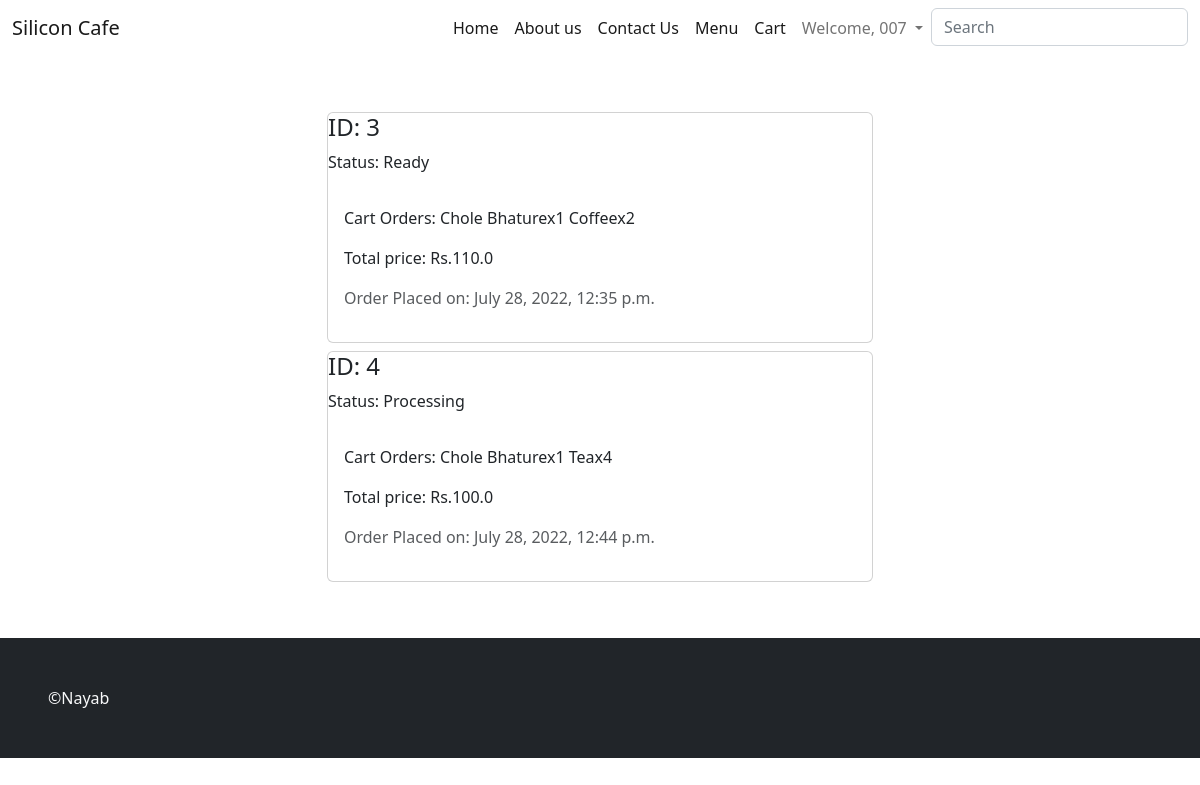
/food/orders/ (signed in), run on the app's committed database.
### food/models.py (models this page shows, shortened)
class Order(models.Model):
    user = models.ForeignKey(User,on_delete = models.DO_NOTHING)
    order_details = models.CharField(max_length=500)
    total_price = models.FloatField()
    is_ready = models.BooleanField(default=False)
    is_delivered = models.BooleanField(default=False)
    created_at = models.DateTimeField(auto_now_add=True)
    upfated_at = models.DateTimeField(auto_now=True)

### food/views.py (the view)
# urls.py: path('orders/', views.orders, name="orders"),
def orders(request):
   orders = Order.objects.filter(user=request.user)
   context ={
      "orders" : orders
   }
   return render(request, 'food/orders.html',context)

### templates/food/orders.html
{% extends 'base.html' %}
{% block content %}
    <div class="container">
        <div class="row my-5">
            <div class="col-md-6 mx-auto">
                {% for order in orders %}
                <div class="card my-2">
                    <div clas="card-header d-flex justify-content-between align-items-center">
                        <h4 class="h4">ID: {{order.id}}</h4>
                        <p class="text--lead">Status:
                            {% if order.is_ready and order.is_delivered %}
                                     Delivered
                            {% elif order.is_ready %}
                                     Ready
                            {% else %}
                                     Processing
                            {% endif %}
                        </p>
                    </div>
                    <div class="card-body">
                        <p class="text-lead">Cart Orders: {{order.order_details}}</p>
                        <p>Total price: Rs.{{order.total_price}}</p>
                        <p class="text-muted">Order Placed on: {{order.created_at}}</p>
                    </div>
                </div>
                {% endfor %}
            </div>
        </div>
    </div>
{% endblock content %}

### templates/base.html (shortened to what this page needs)
{% load static %}
<!DOCTYPE html>
<html lang="en">
<head>
    <link rel="stylesheet" href="{% static 'bs/bootstrap.min.css' %}">
    <link rel="stylesheet" href="{% static 'css/style.css' %}">
</head>
<body>
      <nav class="navbar navbar-expand-lg">
        <div class="container-fluid">
          <a class="navbar-brand" href="#">Silicon Cafe</a>
          <div class="collapse navbar-collapse" id="navbarSupportedContent">
            <ul class="navbar-nav ms-auto mb-2 mb-lg-0">
              <li class="nav-item">
                <a class="nav-link active" aria-current="page" href="{% url 'home'%}">Home</a>
              </li>
              <li class="nav-item">
                <a class="nav-link active" aria-current="page" href="{% url 'about us'%}">About us</a>
              </li>
              <li class="nav-item">
                <a class="nav-link active" aria-current="page" href="{% url 'contact us'%}">Contact Us</a>
              </li>
              <li class="nav-item">
                <a class="nav-link active" aria-current="page" href="{% url 'menu' %}">Menu</a>
              </li>
              {% if user.is_authenticated %}
              <li class="nav-item">
                <a class="nav-link active" aria-current="page" href="{% url 'cart' %}">Cart</a>
              </li>
              <li class="nav-item dropdown">
                <a class="nav-link dropdown-toggle" href="#" id="navbarDropdown" role="button" data-bs-toggle="dropdown" aria-expanded="false">
                  Welcome, {{user.username}}
                </a>
              </li>
              {% endif %}
              <form class="form-inline my-2 my-lg-0">
                <input class="form-control mr-sm-2" type="search" placeholder="Search" aria-label="Search" name="search">
                </form>
            </ul>
          </div>
        </div>
      </nav>
      {% block content %}
      {% endblock content %}
      <footer class="bg-dark p-5 text-left text-light">
        &copy;Nayab
      </footer>
</body>
</html>

### data on the page
Order: id "3", is_ready "Ready", order_details "Chole Bhaturex1 Coffeex2", total_price "110.0", created_at "July 28, 2022, 12:35 p.m."
Order: id "4", is_ready "Processing", order_details "Chole Bhaturex1 Teax4", total_price "100.0", created_at "July 28, 2022, 12:44 p.m."

### other printed values
{{ user.username }} "007"
